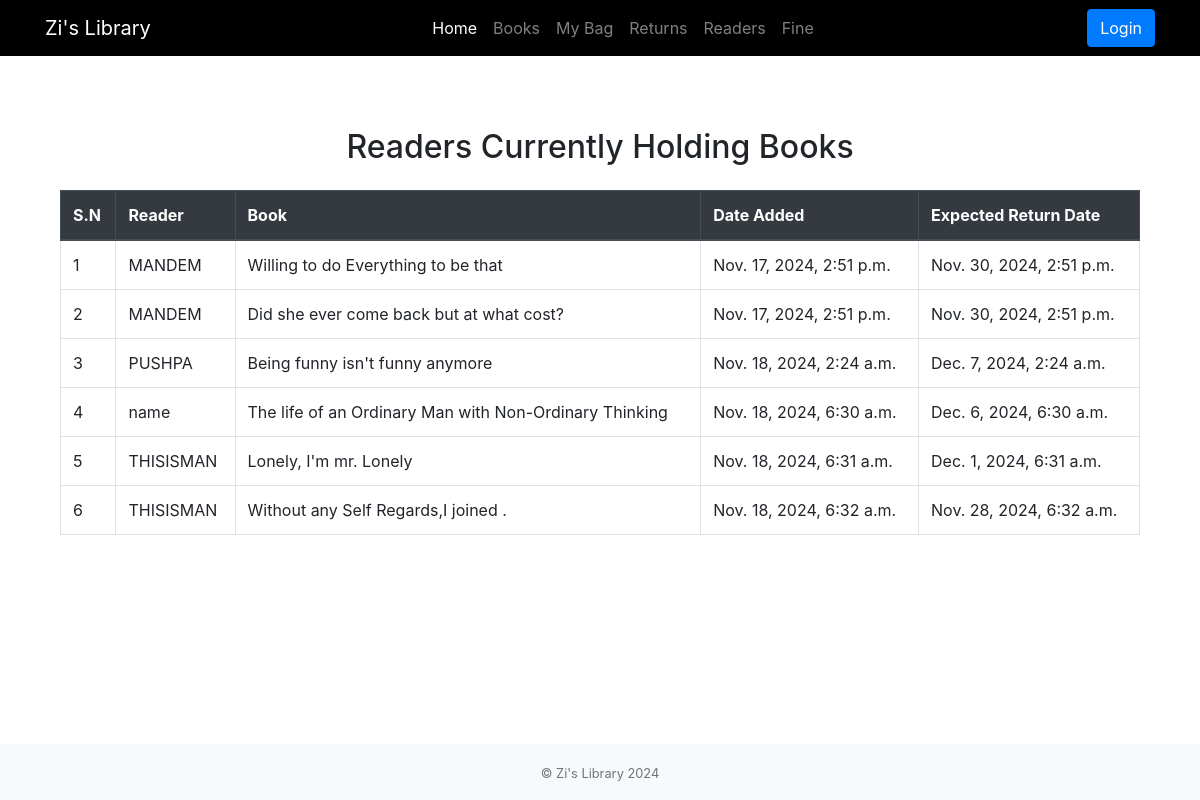
The page /readers/ on the database its author committed.
### library/models.py (models this page shows, shortened)
class Checkout(models.Model):
  book=models.ForeignKey(books,on_delete=models.CASCADE,null=True)
  reader=models.ForeignKey(User,on_delete=models.CASCADE)
  checkout_date=models.DateTimeField()
  return_due_date=models.DateTimeField()
  returned=models.BooleanField(default=False)

class books(models.Model):
  title=models.CharField(max_length=200)
  author=models.CharField(max_length=200)
  image=models.ImageField(upload_to='photos/',blank=True,null=True)
  status=models.BooleanField(default=True)

### library/views.py (the view)
# urls.py: path('readers/',views.readers,name='readers'),
def readers(request):
    reader_list=Checkout.objects.filter(returned=False)
    return render(request,'readers.html',{'reader_list':reader_list})

### library/templates/readers.html
{% extends "home.html" %}
{% block content %}
<div class="container my-4">
    <h2 class="text-center mb-4">Readers Currently Holding Books</h2>
    <div class="table-responsive">
        <table class="table table-bordered table-hover">
            <thead class="thead-dark">
                <tr>
                    <th scope="col">S.N</th>
                    <th scope="col">Reader</th>
                    <th scope="col">Book</th>
                    <th scope="col">Date Added</th>
                    <th scope="col">Expected Return Date</th>
                </tr>
            </thead>
            <tbody>
                {% for readers in reader_list %}
                    <tr>
                        <td>{{forloop.counter}}</td>
                        <td>{{readers.reader.username}}</td>
                        <td>{{readers.book.title}}</td>
                        <td>{{readers.checkout_date}}</td>
                        <td>{{readers.return_due_date}}</td>
                    </tr>
                {% empty %}
                    <tr>
                        <td colspan="4" class="text-center">No records found.</td>
                    </tr>
                {% endfor %}
            </tbody>
        </table>
    </div>
</div>
{% endblock %}

### templates/home.html (shortened to what this page needs)
<!DOCTYPE html>
<html lang="en">
<head>
  <link rel="stylesheet" href="https://cdnjs.cloudflare.com/ajax/libs/font-awesome/6.0.0-beta3/css/all.min.css">
  <link rel="stylesheet" href="https://cdn.jsdelivr.net/npm/bootstrap@4.3.1/dist/css/bootstrap.min.css">
</head>
<body class="d-flex flex-column min-vh-100">
  <nav class="navbar navbar-expand-lg navbar-dark" style="background-color:black;">
    <div class="container">
      <a class="navbar-brand" href="{% url 'home'%}">Zi's Library</a>
      <div class="collapse navbar-collapse" id="navbarNav">
        <ul class="navbar-nav mx-auto">
          <li class="nav-item active">
            <a class="nav-link" href="{% url 'home'%}">Home <span class="sr-only">(current)</span></a>
          </li>
          <li class="nav-item">
            <a class="nav-link" href="{% url 'books' %}">Books</a>
          </li>
          <li class="nav-item">
            <a class="nav-link" href="{% url 'myBag'%}" >My Bag</a>
          </li>
          <li class="nav-item">
            <a class="nav-link" href="{% url 'returns'%}">Returns</a>
          </li>
          <li class="nav-item">
            <a class="nav-link" href="{% url 'readers'%}">Readers</a>
          </li>
          <li class="nav-item">
            <a class="nav-link" href="{% url 'fine'%}">Fine</a>
          </li>
        </ul>
     {% if user.is_authenticated %}
     <span style="color: #FFD700; font-size:0.8rem" class="mr-2">Welcome, {{ user.username }}</span>
        <a class="btn btn-primary ml-2" href="{% url 'logout'%}" role="button">Logout</a>
     {% else %}
     <a class="btn btn-primary ml-2" href="{% url 'login'%}" role="button">Login</a>
    {% endif %}
    </div>
    </div>
  </nav>
  <div class="container my-5 flex-grow-1">
    {% block content %}{% endblock %}
  </div>
  <footer class="footer bg-light py-3 text-center">
    <div class="container">
      <small class="text-muted">© Zi's Library 2024</small>
    </div>
  </footer>
</body>
</html>

### rows shown on the page
Checkout: reader.username "MANDEM", book "Willing to do Everything to be that", checkout_date "Nov. 17, 2024, 2:51 p.m.", return_due_date "Nov. 30, 2024, 2:51 p.m."
Checkout: reader.username "MANDEM", book "Did she ever come back but at what cost?", checkout_date "Nov. 17, 2024, 2:51 p.m.", return_due_date "Nov. 30, 2024, 2:51 p.m."
Checkout: reader.username "PUSHPA", book "Being funny isn't funny anymore", checkout_date "Nov. 18, 2024, 2:24 a.m.", return_due_date "Dec. 7, 2024, 2:24 a.m."
Checkout: reader.username "name", book "The life of an Ordinary Man with Non-Ordinary Thinking", checkout_date "Nov. 18, 2024, 6:30 a.m.", return_due_date "Dec. 6, 2024, 6:30 a.m."
Checkout: reader.username "THISISMAN", book "Lonely, I'm mr. Lonely", checkout_date "Nov. 18, 2024, 6:31 a.m.", return_due_date "Dec. 1, 2024, 6:31 a.m."
Checkout: reader.username "THISISMAN", book "Without any Self Regards,I joined .", checkout_date "Nov. 18, 2024, 6:32 a.m.", return_due_date "Nov. 28, 2024, 6:32 a.m."
